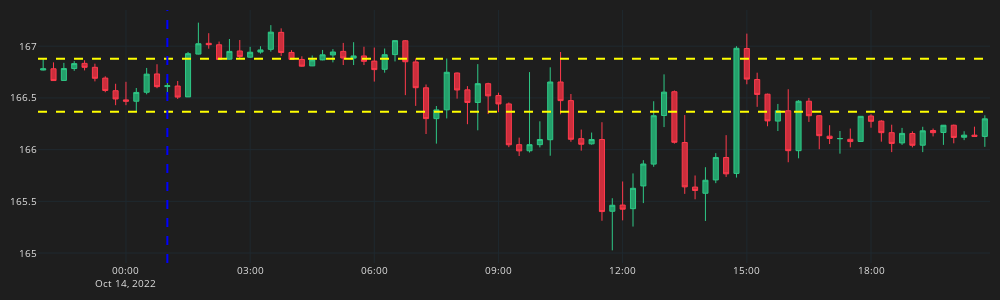

Notebook code for this chart:
### Code cell
granularity = "M15"
date = "2022-10-14"
pairname = 'GBP_JPY'
test_trade(date, pairname, granularity)
